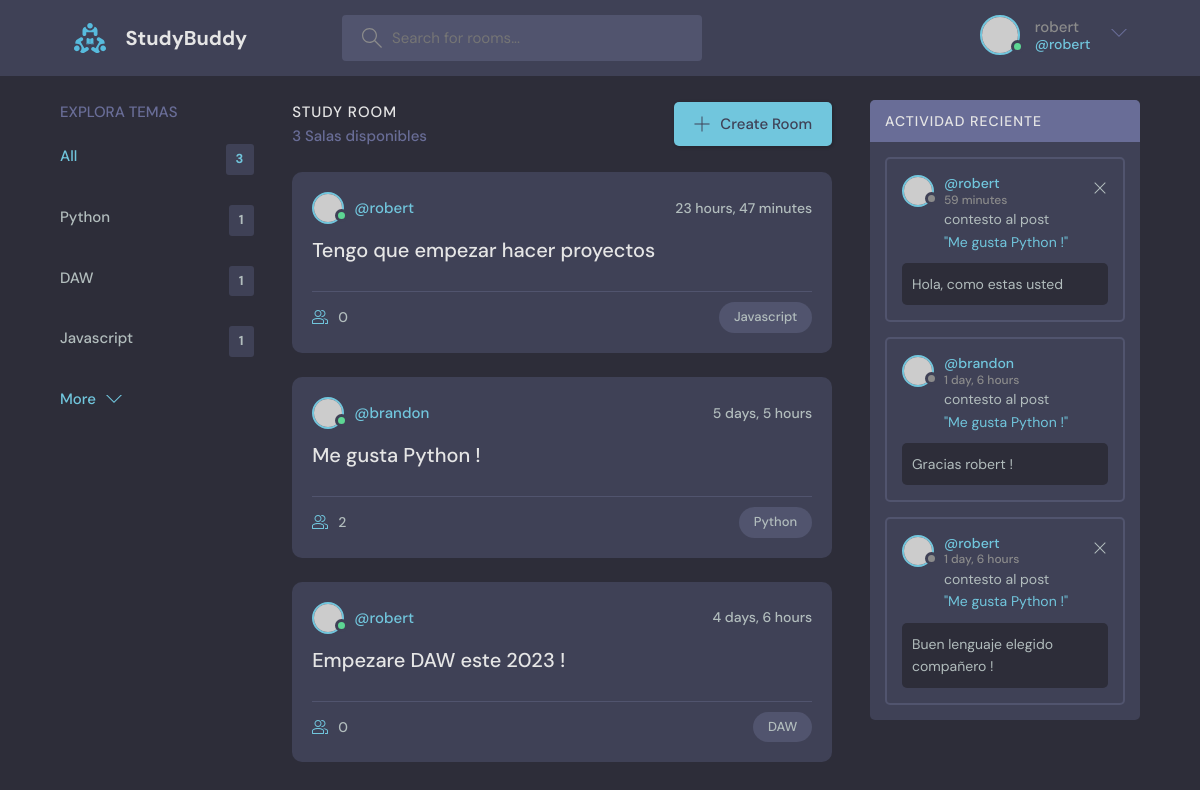
The app's page / (signed in) with its own data.
### base/models.py (models this page shows)
class Tema(models.Model):
    nombre = models.CharField(max_length=200)
    def __str__(self):
        return self.nombre

class Habitacion(models.Model):
    host = models.ForeignKey(User, on_delete=models.SET_NULL, null=True)
    tema = models.ForeignKey(Tema, on_delete=models.SET_NULL, null=True)
    nombre = models.CharField(max_length=200)
    descripcion = models.TextField(null=True, blank=True)
    participantes = models.ManyToManyField(User, related_name="participantes", blank=True)
    updated = models.DateTimeField(auto_now=True)
    creado = models.DateTimeField(auto_now_add=True) #Este valor solo cambia cuando se INICIA UNA VEZ
    class Meta:
        ordering = ["-updated", "-creado"]
    def __str__(self):
        return self.nombre

class Mensaje(models.Model):
    usuario = models.ForeignKey(User, on_delete=models.CASCADE)
    habitacion = models.ForeignKey(Habitacion, on_delete=models.CASCADE)
    body = models.TextField()
    updated = models.DateTimeField(auto_now=True)
    created = models.DateTimeField(auto_now_add=True)
    def __str__(self):
        return self.body[0:50]

### base/views.py (the view)
# urls.py: path("", views.home, name="home"),
def home(request):
    if not request.GET.get("q") == None:
        q = request.GET.get("q")
    else:
        q = ""
    temas = Tema.objects.all()
    rooms = Habitacion.objects.filter(Q(tema__nombre__icontains=q) | Q(descripcion__icontains=q) | Q(nombre__icontains=q)) # Q te permite poner varios parametros
    numero_habitaciones = len(rooms)
    mensajes_habitacion = Mensaje.objects.filter(Q(habitacion__nombre__icontains=q)).order_by("-created")
    contexto = {"rooms": rooms, "temas": temas, "numero_habitaciones": numero_habitaciones, "request": request, "mensajes_habitacion": mensajes_habitacion}
    return render(request, "home.html", contexto)

### templates/home.html (shortened to what this page needs)
{% extends "main.html" %}
{% block content %}
    <main class="layout layout--3">
      <div class="container">
        {% include "componente_tema.html" %}
        <div class="roomList">
          <div class="roomList__header">
            <div>
              <h2>Study Room</h2>
              <p>{{rooms.count}} Salas disponibles</p>
            </div>
            <a class="btn btn--main" href="create-room.html">
              <svg version="1.1" xmlns="http://www.w3.org/2000/svg" width="32" height="32" viewBox="0 0 32 32">
                <title>add</title>
                <path
                  d="M16.943 0.943h-1.885v14.115h-14.115v1.885h14.115v14.115h1.885v-14.115h14.115v-1.885h-14.115v-14.115z"
                ></path>
              </svg>
              Create Room
            </a>
          </div>
          {% include "componente_lista_habitaciones.html" %}
        </div>
        {% include "componente_actividad.html" %}
      </div>
    </main>
{% endblock content %}

### templates/navbar.html (shortened to what this page needs)
{% load static %}
<header class="header header--loggedIn">
    <div class="container">
      <a href="{% url 'home' %}" class="header__logo">
        <img src="{% static 'imagenes/logo.svg' %}" />
        <h1>StudyBuddy</h1>
      </a>
      <form class="header__search" method="GET" action="{% url 'home' %}">
        <label>
          <input name="q" placeholder="Search for rooms..." />
        </label>
      </form>
      <nav class="header__menu">
        {% if request.user.is_authenticated %}
        <div class="header__user">
          <a href="profile.html">
            <div class="avatar avatar--medium active">
              <img src="https://randomuser.me/api/portraits/men/37.jpg" />
            </div>
            <p>{{request.user.username}} <span>@{{request.user.username}}</span></p>
          </a>
          <button class="dropdown-button">
            <svg version="1.1" xmlns="http://www.w3.org/2000/svg" width="32" height="32" viewBox="0 0 32 32">
              <title>chevron-down</title>
              <path d="M16 21l-13-13h-3l16 16 16-16h-3l-13 13z"></path>
            </svg>
          </button>
        </div>
        {% else %}
        <a href="login-page/">
          <img src="{% static 'imagenes/avatar.svg' %}" />
          <p>Login</p>
        </a>
        {% endif %}
      </nav>
    </div>
  </header>

### templates/componente_tema.html
<div class="topics">
    <div class="topics__header">
      <h2>Explora temas</h2>
    </div>
    <ul class="topics__list">
      <li>
        <a href="{% url 'home' %}" class="active">All <span>{{temas.count}}</span></a>
      </li>
    {% for tema in temas %}
      <li>
        <a href=" ?q={{tema.nombre}}">{{tema}} <span>{{tema.habitacion_set.all.count}}</span></a>
      </li>
    {% endfor %}
    </ul>
    <a class="btn btn--link" href="topics.html">
      More
      <svg version="1.1" xmlns="http://www.w3.org/2000/svg" width="32" height="32" viewBox="0 0 32 32">
        <title>chevron-down</title>
        <path d="M16 21l-13-13h-3l16 16 16-16h-3l-13 13z"></path>
      </svg>
    </a>
  </div>

### templates/componente_lista_habitaciones.html (shortened to what this page needs)
{% for room in rooms %}
<div class="roomListRoom">
    <div class="roomListRoom__header">
      <a href="{% url 'perfil-usuario' room.host.id %}" class="roomListRoom__author">
        <div class="avatar avatar--small active">
          <img src="https://randomuser.me/api/portraits/men/11.jpg" />
        </div>
        <span>@{{room.host.username}}</span>
      </a>
      <div class="roomListRoom__actions">
        <span>{{room.creado|timesince}}</span>
      </div>
    </div>
    <div class="roomListRoom__content">
      <a href="{% url 'room' room.id %}">{{room.nombre}}</a>
    </div>
    <div class="roomListRoom__meta">
      <a href="{% url 'room' room.id %}" class="roomListRoom__joined">
        {{room.participantes.count}}
      </a>
      <p class="roomListRoom__topic">{{room.tema.nombre}}</p>
    </div>
  </div>
{% endfor %}

### templates/componente_actividad.html
<div class="activities">
    <div class="activities__header">
      <h2>Actividad Reciente</h2>
    </div>
    {% for mensaje in mensajes_habitacion %}
    <div class="activities__box">
      <div class="activities__boxHeader roomListRoom__header">
        <a href="{% url 'perfil-usuario' mensaje.usuario.id %}" class="roomListRoom__author">
          <div class="avatar avatar--small">
            <img src="https://randomuser.me/api/portraits/women/11.jpg" />
          </div>
          <p>
            @{{mensaje.usuario.username}}
            <span>{{mensaje.created|timesince}}</span>
          </p>
        </a>
        {% if request.user == mensaje.usuario %}
        <div class="roomListRoom__actions">
          <a href="{% url 'eliminar-mensaje' mensaje.id %}">
            <svg version="1.1" xmlns="http://www.w3.org/2000/svg" width="32" height="32" viewBox="0 0 32 32">
              <title>remove</title>
              <path
                d="M27.314 6.019l-1.333-1.333-9.98 9.981-9.981-9.981-1.333 1.333 9.981 9.981-9.981 9.98 1.333 1.333 9.981-9.98 9.98 9.98 1.333-1.333-9.98-9.98 9.98-9.981z"
              ></path>
            </svg>
          </a>
        </div>
        {% endif %}
      </div>
      <div class="activities__boxContent">
        <p>contesto al post <br>
        <a href="{% url 'room' mensaje.habitacion.id %}">"{{mensaje.habitacion}}"</a></p>
        <div class="activities__boxRoomContent">
          {{mensaje}}
        </div>
      </div>
    </div>
    {% endfor %}
  </div>

### records on screen
Tema: nombre "Python", habitacion_set.all.count "1"
Tema: nombre "DAW", habitacion_set.all.count "1"
Tema: nombre "Javascript", habitacion_set.all.count "1"
Habitacion: host.username "robert", creado "23 hours, 47 minutes", nombre "Tengo que empezar hacer proyectos", participantes.count "0", tema.nombre "Javascript"
Habitacion: host.username "brandon", creado "5 days, 5 hours", nombre "Me gusta Python !", participantes.count "2", tema.nombre "Python"
Habitacion: host.username "robert", creado "4 days, 6 hours", nombre "Empezare DAW este 2023 !", participantes.count "0", tema.nombre "DAW"
Mensaje: usuario.username "robert", created "59 minutes", habitacion "Me gusta Python !", body "Hola, como estas usted"
Mensaje: usuario.username "brandon", created "1 day, 6 hours", habitacion "Me gusta Python !", body "Gracias robert !"
Mensaje: usuario.username "robert", created "1 day, 6 hours", habitacion "Me gusta Python !", body "Buen lenguaje elegido compañero !"

### other values on screen
{{ request.user.username }} "robert"
{{ temas.count }} "3"
{{ rooms.count }} "3"
